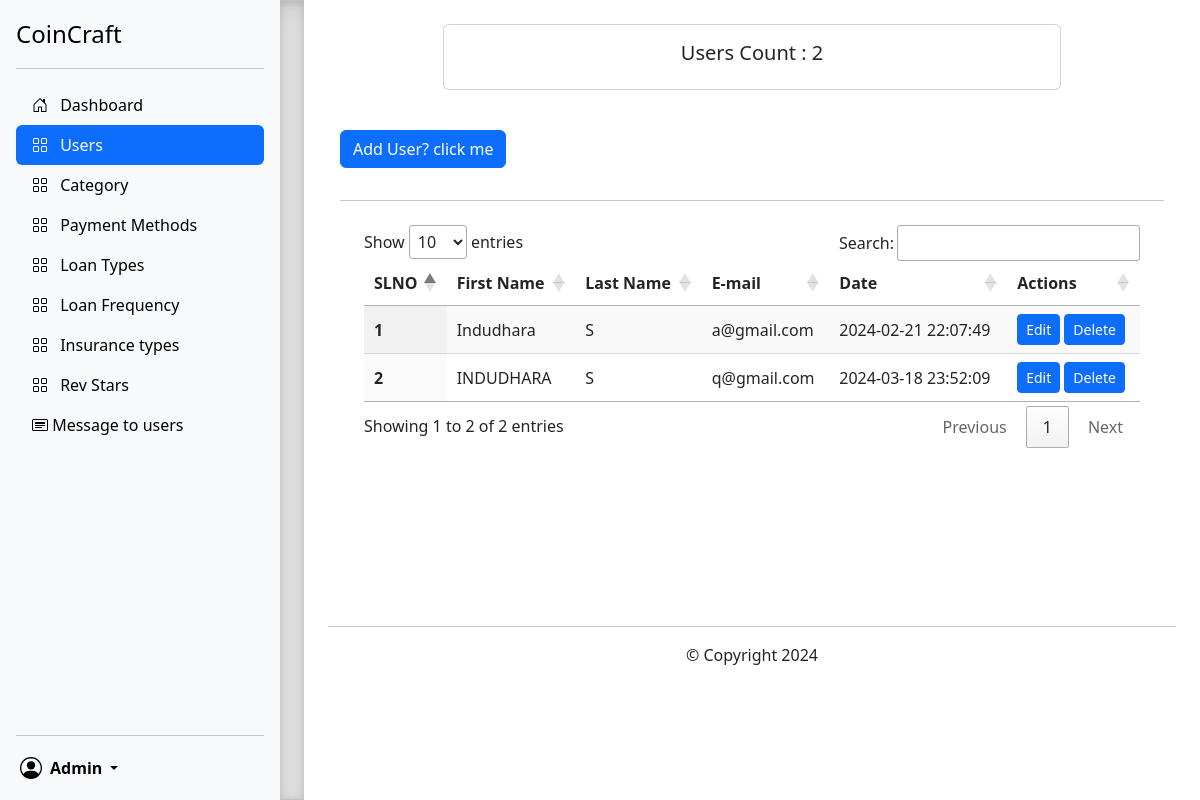
The app's page /adminContent/users.php (signed in) with its own data.
### tables this page shows
CREATE TABLE `users` (
  `id` int(11) NOT NULL,
  `first_name` varchar(50) NOT NULL,
  `last_name` varchar(50) NOT NULL,
  `budget` float NOT NULL DEFAULT 100000,
  `email` varchar(50) NOT NULL,
  `password` varchar(255) NOT NULL,
  `datestamp` datetime NOT NULL DEFAULT current_timestamp()
);

### adminContent/mainContent/users.php (the view, shortened to what this page needs)
<div class="container" style="min-height:610px;">
    <div class="container p-4 my-0  ">
        <div class="card text-center w-75 mx-auto">
            <div class="card-body">
                <h5 class="card-title">Users Count :
                    <?php
                $sql = 'SELECT COUNT(*) AS total_users FROM users';
                $result = mysqli_query($conn, $sql);
                while($row = mysqli_fetch_assoc($result)){
                   echo $row['total_users'];
                }
                ?>
                </h5>
            </div>
        </div>
    </div>
    <div class="container">
        <div class="container my-3">
            <p class="d-inline-flex gap-1">
                <button class="btn btn-primary" type="button" data-bs-toggle="collapse" data-bs-target="#add"
                    aria-expanded="false" aria-controls="collapseExample">
                    Add User? click me
                </button>
            </p>
        </div>
    </div>
    <div class="container">
        <div class="container">
            <hr class="w-100">
        </div>
    </div>
    <div class="container my-3 px-5 mt-4">
        <table id="example" class="display" style="width:100%">
            <thead>
                <tr>
                    <th>SLNO</th>
                    <th>First Name</th>
                    <th>Last Name</th>
                    <th>E-mail</th>
                    <th>Date</th>
                    <th>Actions</th>
                </tr>
            </thead>
            <tbody>
                <?php
          $sql = "SELECT * FROM `users`";
          $result = mysqli_query($conn, $sql);
          $sno = 0;
          while($row = mysqli_fetch_assoc($result)){
            $sno = $sno + 1;
            echo "<tr>
            <th scope='row'>". $sno . "</th>
            <td>". $row['first_name'] . "</td>
            <td>". $row['last_name'] . "</td>
            <td>". $row['email'] . "</td>
            <td>". $row['datestamp'] . "</td>
            <td><button type='button' class='btn btn-primary btn-sm edit' data-bs-toggle='modal' data-bs-target='#edit' id=".$row['id'].">Edit</button> <button class='delete btn btn-sm btn-primary' id=d".$row['id'].">Delete</button>  </td>
            </tr>";
        }
          ?>
            </tbody>
        </table>
    </div>
</div>
<div class="container px-4">
    <hr>
    <p class="text-center">&copy; Copyright 2024</p>
</div>

### adminContent/sidebars.css (style rules this page uses)
body { min-height: 100vh; min-height: -webkit-fill-available; }
html { height: -webkit-fill-available; }

### records on screen
users: first_name "Indudhara", last_name "S", email "a@gmail.com", datestamp "2024-02-21 22:07:49"
users: first_name "INDUDHARA", last_name "S", email "q@gmail.com", datestamp "2024-03-18 23:52:09"

### other values on screen
$_SESSION['adminname'] "Admin"
$row['total_users'] "2"
